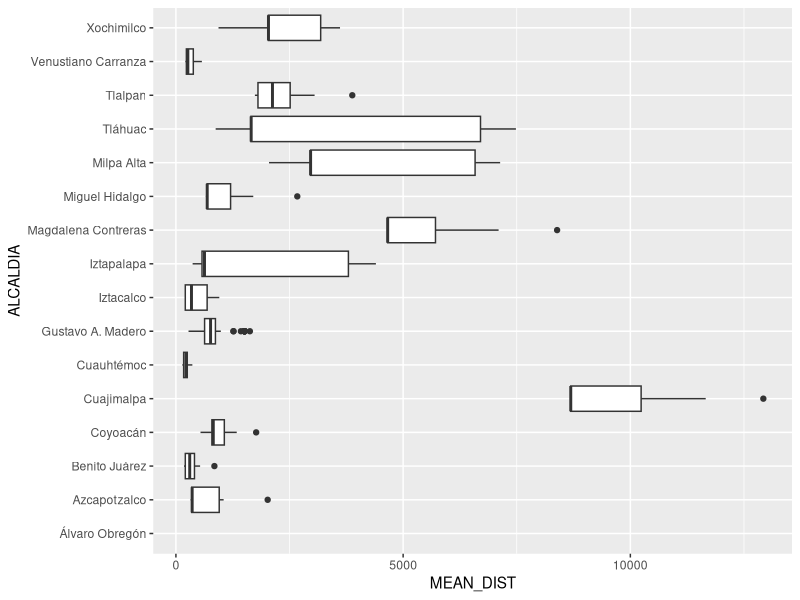
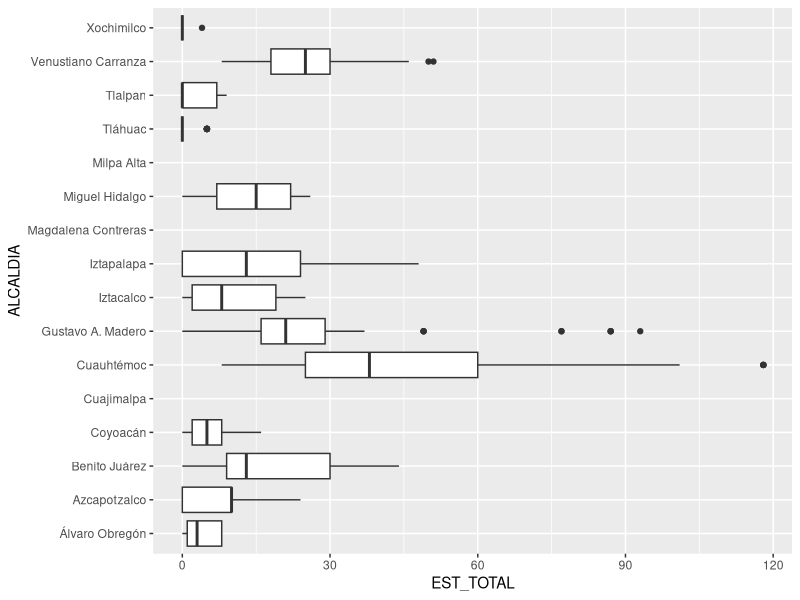
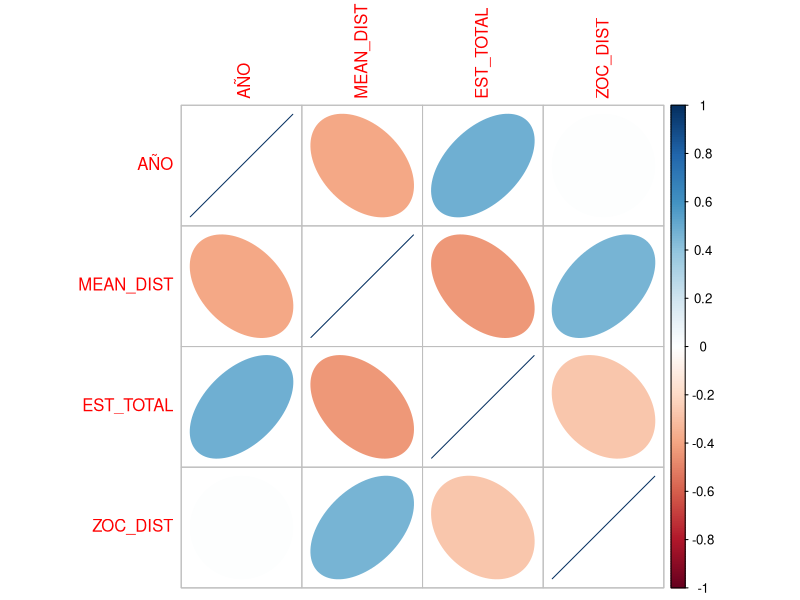
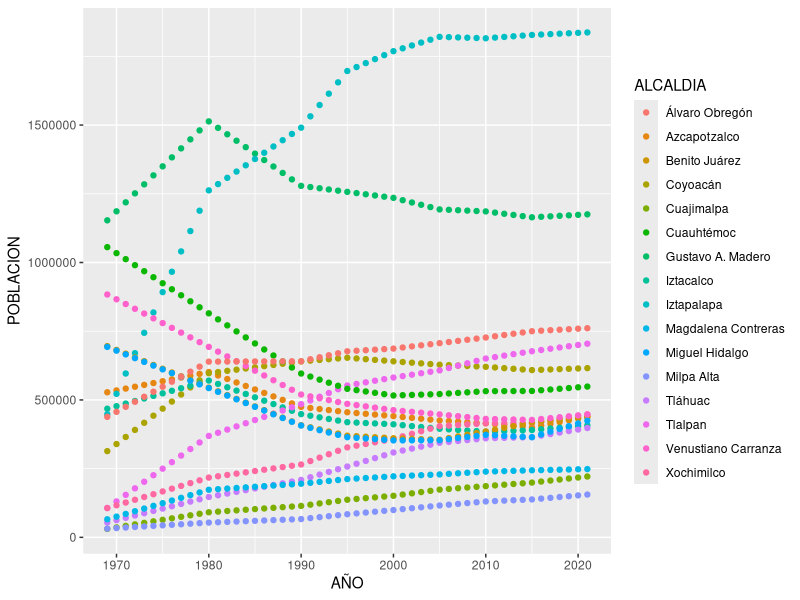

Reproduce these figures in R, in order.
## ---- chunk 1
knitr::opts_chunk$set(echo = TRUE)
library(ggplot2)
library(corrplot)
library(dplyr)
## ---- chunk 2
info <- read.csv('data/datosfinales.csv')
## ---- chunk 3
info |> head()
summary(info)
## ---- chunk 4
unique(info$ALCALDIA)
## ---- chunk 5
unique(info$AÑO)
## ---- chunk 6
summary(info)
## ---- chunk 7
ggplot(data = info, mapping=aes(x=ALCALDIA, y=MEAN_DIST)) +
  geom_boxplot() + 
  coord_flip()
## ---- chunk 8
ggplot(data = info, mapping=aes(x=ALCALDIA, y=EST_TOTAL)) +
  geom_boxplot() + 
  coord_flip()
## ---- chunk 9
info |>
  dplyr::select_if(is.numeric) |>
  dplyr::filter(!is.na(EST_TOTAL)) |>
  dplyr::filter(!is.na(MEAN_DIST)) |>
  dplyr::filter(!is.na(ZOC_DIST)) |>
  dplyr::select(-POBLACION) |>
  cor() |> corrplot(method="ellipse")
## ---- chunk 10
ggplot(data=info, mapping=aes(x=AÑO, y=POBLACION, color=ALCALDIA)) +
  geom_point()
